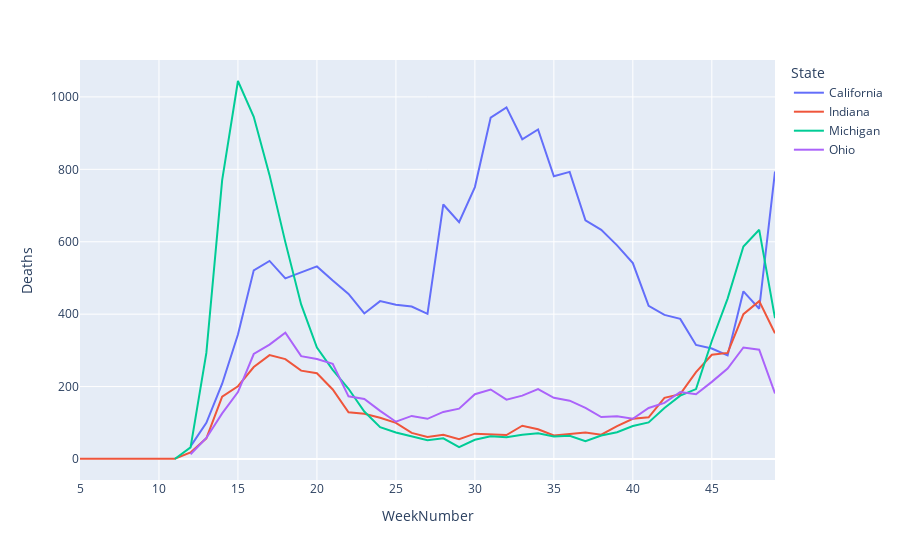

Here is the notebook cell this chart was saved with:
### Code cell
data = byStateDf.groupby(["State", "WeekNumber"])["Deaths"].sum().reset_index()
ps.line(data_frame=data, x="WeekNumber", y="Deaths", color = "State")

### Figure 1 — Plotly figure (JSON) as saved in the notebook; plotly's stock layout.template omitted (floating-point values rounded to 4 significant figures)
{"data": [{"hovertemplate": "State=California<br>WeekNumber=%{x}<br>Deaths=%{y}<extra></extra>", "legendgroup": "California", "line": {"color": "#636efa", "dash": "solid"}, "mode": "lines", "name": "California", "orientation": "v", "showlegend": true, "type": "scatter", "x": [5, 9, 10, 11, 12, 13, 14, 15, 16, 17, 18, 19, 20, 21, 22, 23, 24, 25, 26, 27, 28, 29, 30, 31, 32, 33, 34, 35, 36, 37, 38, 39, 40, 41, 42, 43, 44, 45, 46, 47, 48, 49], "xaxis": "x", "y": [null, null, null, null, 35, 100, 208, 344, 521, 547, 499, 516, 532, 493, 456, 402, 436, 426, 421, 401, 703, 654, 751, 943, 971, 883, 910, 781, 793, 659, 633, 590, 541, 423, 398, 387, 315, 305, 286, 463, 415, 794], "yaxis": "y"}, {"hovertemplate": "State=Indiana<br>WeekNumber=%{x}<br>Deaths=%{y}<extra></extra>", "legendgroup": "Indiana", "line": {"color": "#EF553B", "dash": "solid"}, "mode": "lines", "name": "Indiana", "orientation": "v", "showlegend": true, "type": "scatter", "x": [5, 9, 10, 11, 12, 13, 14, 15, 16, 17, 18, 19, 20, 21, 22, 23, 24, 25, 26, 27, 28, 29, 30, 31, 32, 33, 34, 35, 36, 37, 38, 39, 40, 41, 42, 43, 44, 45, 46, 47, 48, 49], "xaxis": "x", "y": [1, 0, 0, 1, 18, 57, 172, 201, 254, 287, 276, 244, 237, 192, 129, 125, 114, 100, 72, 61, 67, 55, 70, 69, 66, 92, 82, 65, 68, 73, 67, 91, 111, 115, 169, 179, 240, 288, 293, 400, 436, 347], "yaxis": "y"}, {"hovertemplate": "State=Michigan<br>WeekNumber=%{x}<br>Deaths=%{y}<extra></extra>", "legendgroup": "Michigan", "line": {"color": "#00cc96", "dash": "solid"}, "mode": "lines", "name": "Michigan", "orientation": "v", "showlegend": true, "type": "scatter", "x": [5, 9, 10, 11, 12, 13, 14, 15, 16, 17, 18, 19, 20, 21, 22, 23, 24, 25, 26, 27, 28, 29, 30, 31, 32, 33, 34, 35, 36, 37, 38, 39, 40, 41, 42, 43, 44, 45, 46, 47, 48, 49], "xaxis": "x", "y": [null, null, null, 0, 32, 293, 770, 1044, 945, 784, 599, 427, 308, 246, 194, 131, 88, 73, 62, 52, 57, 33, 53, 63, 60, 67, 71, 62, 64, 49, 65, 74, 91, 101, 141, 175, 193, 326, 443, 587, 633, 389], "yaxis": "y"}, {"hovertemplate": "State=Ohio<br>WeekNumber=%{x}<br>Deaths=%{y}<extra></extra>", "legendgroup": "Ohio", "line": {"color": "#ab63fa", "dash": "solid"}, "mode": "lines", "name": "Ohio", "orientation": "v", "showlegend": true, "type": "scatter", "x": [5, 9, 10, 11, 12, 13, 14, 15, 16, 17, 18, 19, 20, 21, 22, 23, 24, 25, 26, 27, 28, 29, 30, 31, 32, 33, 34, 35, 36, 37, 38, 39, 40, 41, 42, 43, 44, 45, 46, 47, 48, 49], "xaxis": "x", "y": [null, null, null, null, 13, 58, 126, 185, 290, 316, 349, 284, 276, 263, 173, 166, 133, 103, 119, 111, 130, 139, 179, 192, 164, 175, 193, 169, 161, 141, 116, 118, 111, 141, 155, 185, 179, 213, 250, 308, 302, 181], "yaxis": "y"}], "layout": {"legend": {"title": {"text": "State"}, "tracegroupgap": 0}, "margin": {"t": 60}, "xaxis": {"anchor": "y", "domain": [0, 1], "title": {"text": "WeekNumber"}}, "yaxis": {"anchor": "x", "domain": [0, 1], "title": {"text": "Deaths"}}}}
